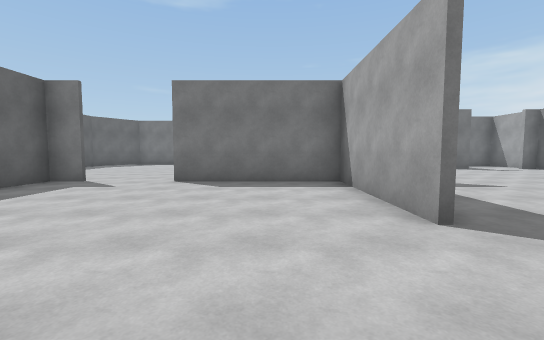
View 1 (above)

17 first-person views from a walk through a 3-D level made in the Unity game engine. The camera is 1.4 m above the floor, tilts 4° down and sees 90° across. The floor is counted in squares, 2 m on a side. Each view is taken from the middle of a square. On the plan, view 1 faces up. The plan holds only what a view shows up to about 9 squares ahead; the rest is blank. The player character is not drawn. Surface patterns are stand-ins for the level's own textures.

View 2
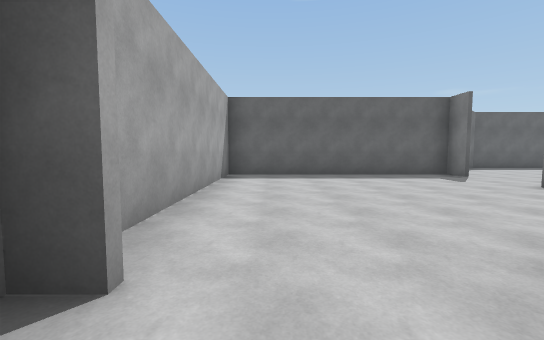

View 3
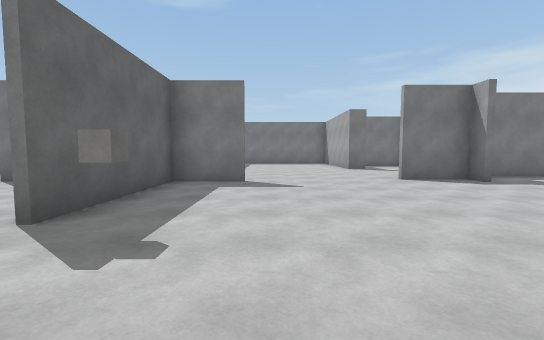

View 4
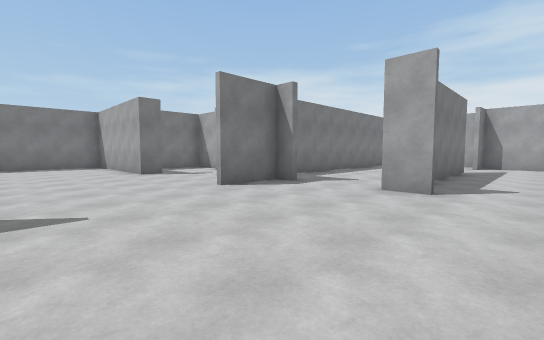

View 5
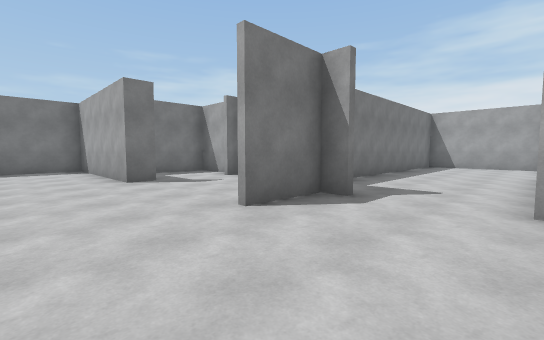

View 6
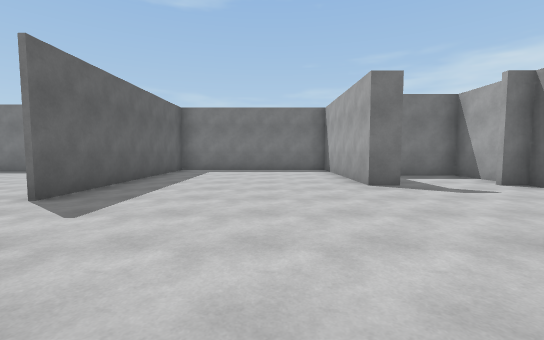

View 7
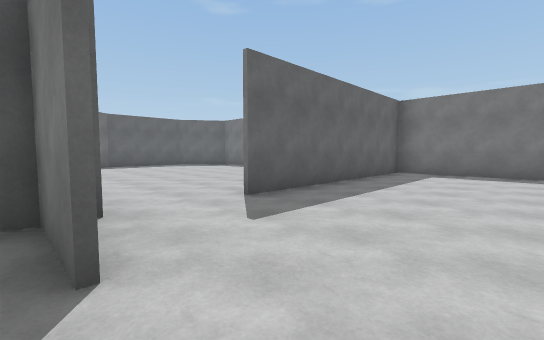

View 8
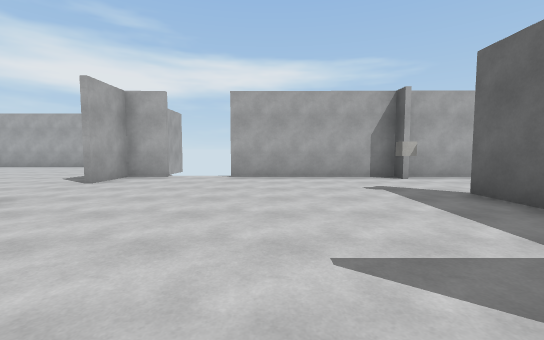

View 9
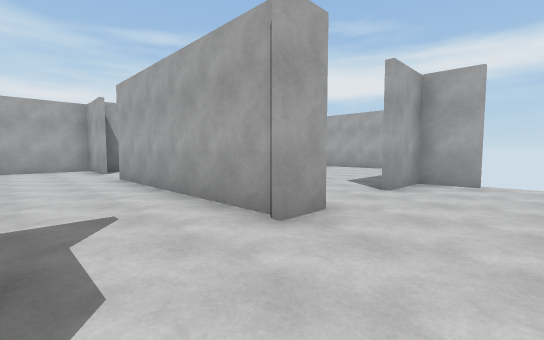

View 10
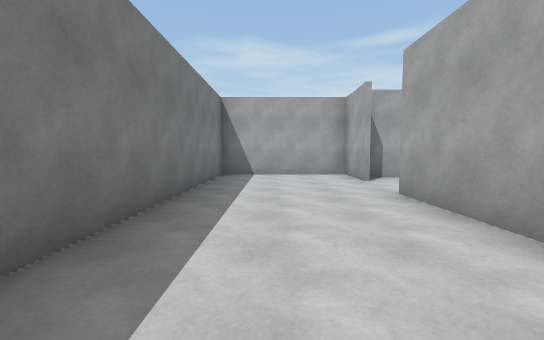

View 11
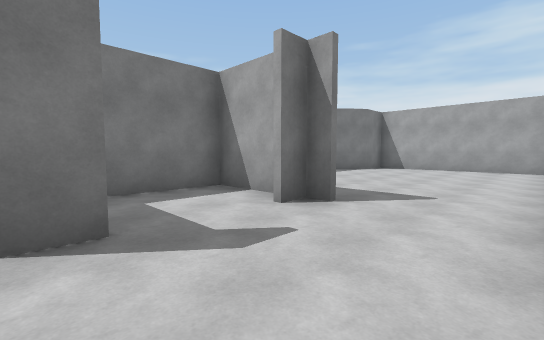

View 12
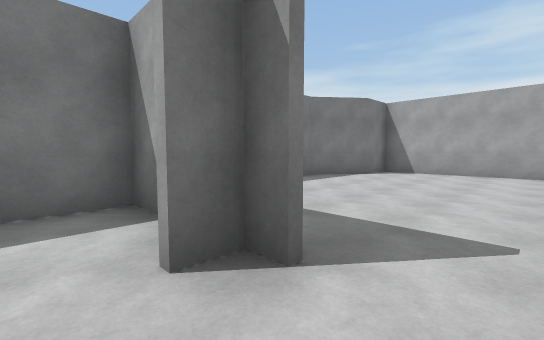

View 13
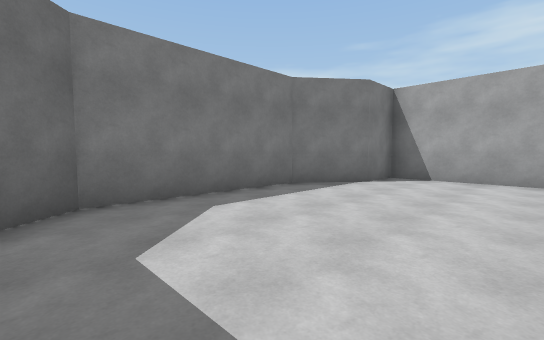

View 14
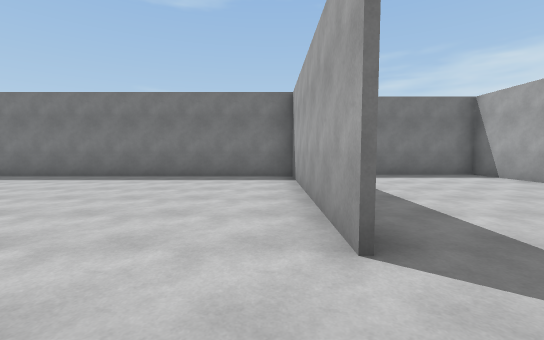

View 15
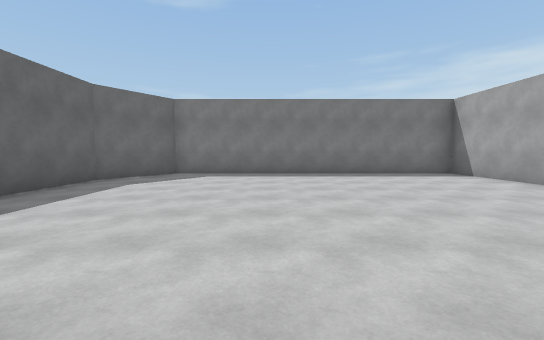

View 16
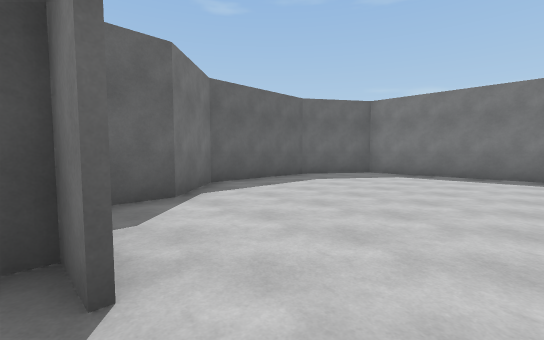

View 17
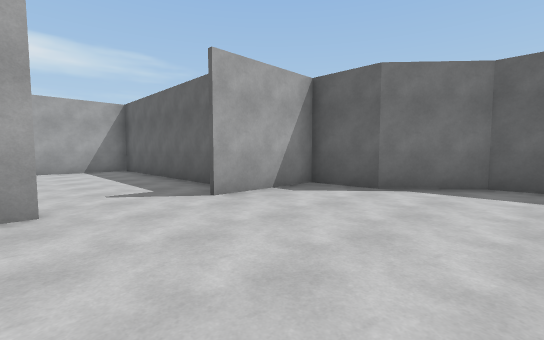

### Floor plan
Points are (right, up) in squares from view 1. A wall is a line through its corners. A room is listed if a view was taken in it or the views show most of it. See-through windows are left out.
Room 1 (views 1, 15, 16)
walls: (1.6, 2.5) (1.6, 6.2); (1.9, 6.2) (-2.4, 6.2); (-4.2, 6.2) (-5.1, 6.2) (-5.1, -0.3) (1.4, -0.3)
ways out: opening at (2, 1.5) to room 2; opening at (-3.5, 6) to room 4
Room 2 (views 2, 3, 4, 5, 6, 7, 8, 9, 10, 11, 12)
walls: (8.9, 6.1) (8.9, 6.6) (7.1, 6.6); (7.6, 10.5) (7, 10.5) (7, 15.1) (1.7, 15.1) (1.7, 8.8); (3.4, 6.2) (1.9, 6.2); (8.9, 3.1) (8.9, 3.9) (14.5, 3.9); (10.2, 10) (10.2, 10.5) (9.6, 10.5); (10.2, 11.1) (10.2, 12.7) (8.1, 12.7); (1.7, 6.2) (1.7, 2.5); (7.8, -0.3) (8.9, -0.3) (8.9, 1.2); (1.7, 0.2) (1.7, -0.3) (6.1, -0.3); (16.2, 3.9) (18.1, 3.9) (18.1, 7.5) (10, 7.5)
ways out: opening at (2, 1.5) to room 1; opening at (10, 9.5) to room 3; opening at (2, 7.5) to room 4; opening at (7, 0); opening at (9, 2.5); opening at (15.5, 4)
objects: other object (3, 2)
Room 3 (view 13)
walls: (18.1, 7.9) (18.2, 12.7) (17, 12.7) (15.5, 13.9) (11.6, 13.9) (10.9, 13.3)
ways out: opening at (10, 9.5) to room 2
Room 4 (views 14, 17)
walls: (-2.4, 6.3) (-1.9, 6.3); (1.6, 8.7) (1.6, 14.5) (-7, 14.5) (-8.2, 12.6) (-8.2, 9.3) (-6.9, 7.9) (-6.9, 6.3) (-4.2, 6.3)
ways out: opening at (-3.5, 6) to room 1; opening at (2, 7.5) to room 2

Where each view was taken, in squares from view 1:
view 1: 0 up, 0 right, facing up
view 2: 1 up, 3 right, facing left
view 3: 0 up, 4 right, facing up
view 4: 2 up, 4 right, facing up-right
view 5: 4 up, 5 right, facing up-right
view 6: 5 up, 5 right, facing up
view 7: 6 up, 5 right, facing up-left
view 8: 7 up, 5 right, facing down
view 9: 6 up, 7 right, facing down-right
view 10: 6 up, 10 right, facing right
view 11: 8 up, 7 right, facing up-right
view 12: 9 up, 9 right, facing up-right
view 13: 10 up, 11 right, facing up-right
view 14: 7 up, 1 right, facing up
view 15: 6 up, 4 left, facing up
view 16: 6 up, 3 left, facing up-left
view 17: 10 up, 2 left, facing down-left
